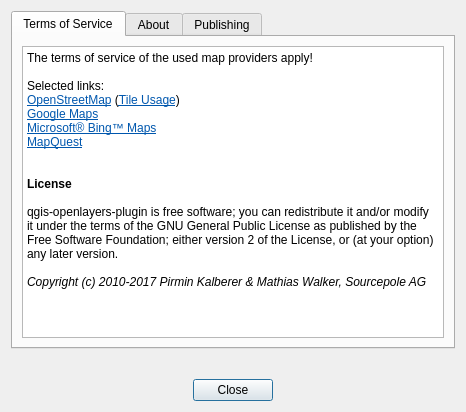
<?xml version="1.0" encoding="UTF-8"?>
<ui version="4.0">
 <class>dlgAbout</class>
 <widget class="QDialog" name="dlgAbout">
  <property name="geometry">
   <rect>
    <x>0</x>
    <y>0</y>
    <width>466</width>
    <height>412</height>
   </rect>
  </property>
  <property name="windowTitle">
   <string>About OpenLayers Plugin</string>
  </property>
  <layout class="QVBoxLayout" name="verticalLayout_3">
   <item>
    <widget class="QTabWidget" name="tabWidget">
     <property name="currentIndex">
      <number>0</number>
     </property>
     <widget class="QWidget" name="tab_terms">
      <attribute name="title">
       <string>Terms of Service</string>
      </attribute>
      <layout class="QVBoxLayout" name="verticalLayout_2">
       <item>
        <widget class="QTextBrowser" name="textBrowser">
         <property name="undoRedoEnabled">
          <bool>false</bool>
         </property>
         <property name="readOnly">
          <bool>true</bool>
         </property>
         <property name="html">
          <string>&lt;!DOCTYPE HTML PUBLIC &quot;-//W3C//DTD HTML 4.0//EN&quot; &quot;http://www.w3.org/TR/REC-html40/strict.dtd&quot;&gt;
&lt;html&gt;&lt;head&gt;&lt;meta name=&quot;qrichtext&quot; content=&quot;1&quot; /&gt;&lt;style type=&quot;text/css&quot;&gt;
p, li { white-space: pre-wrap; }
&lt;/style&gt;&lt;/head&gt;&lt;body style=&quot; font-family:'Ubuntu'; font-size:11pt; font-weight:400; font-style:normal;&quot;&gt;
&lt;p style=&quot; margin-top:0px; margin-bottom:0px; margin-left:0px; margin-right:0px; -qt-block-indent:0; text-indent:0px;&quot;&gt;&lt;span style=&quot; font-size:9pt;&quot;&gt;The terms of service of the used map providers apply!&lt;/span&gt;&lt;/p&gt;
&lt;p style=&quot;-qt-paragraph-type:empty; margin-top:0px; margin-bottom:0px; margin-left:0px; margin-right:0px; -qt-block-indent:0; text-indent:0px; font-size:9pt;&quot;&gt;&lt;br /&gt;&lt;/p&gt;
&lt;p style=&quot; margin-top:0px; margin-bottom:0px; margin-left:0px; margin-right:0px; -qt-block-indent:0; text-indent:0px;&quot;&gt;&lt;span style=&quot; font-size:9pt;&quot;&gt;Selected links:&lt;/span&gt;&lt;/p&gt;
&lt;p style=&quot; margin-top:0px; margin-bottom:0px; margin-left:0px; margin-right:0px; -qt-block-indent:0; text-indent:0px;&quot;&gt;&lt;a href=&quot;http://www.openstreetmap.org/copyright&quot;&gt;&lt;span style=&quot; font-size:9pt; text-decoration: underline; color:#0057ae;&quot;&gt;OpenStreetMap&lt;/span&gt;&lt;/a&gt;&lt;span style=&quot; font-size:9pt;&quot;&gt; (&lt;/span&gt;&lt;a href=&quot;https://operations.osmfoundation.org/policies/tiles/&quot;&gt;&lt;span style=&quot; font-size:9pt; text-decoration: underline; color:#0057ae;&quot;&gt;Tile Usage&lt;/span&gt;&lt;/a&gt;&lt;span style=&quot; font-size:9pt;&quot;&gt;)&lt;/span&gt;&lt;/p&gt;
&lt;p style=&quot; margin-top:0px; margin-bottom:0px; margin-left:0px; margin-right:0px; -qt-block-indent:0; text-indent:0px;&quot;&gt;&lt;a href=&quot;https://developers.google.com/maps/terms&quot;&gt;&lt;span style=&quot; font-size:9pt; text-decoration: underline; color:#0057ae;&quot;&gt;Google Maps&lt;/span&gt;&lt;/a&gt;&lt;/p&gt;
&lt;p style=&quot; margin-top:0px; margin-bottom:0px; margin-left:0px; margin-right:0px; -qt-block-indent:0; text-indent:0px;&quot;&gt;&lt;a href=&quot;http://www.microsoft.com/maps/product/terms.html&quot;&gt;&lt;span style=&quot; font-size:9pt; text-decoration: underline; color:#0057ae;&quot;&gt;Microsoft® Bing™ Maps&lt;/span&gt;&lt;/a&gt;&lt;/p&gt;
&lt;p style=&quot; margin-top:0px; margin-bottom:0px; margin-left:0px; margin-right:0px; -qt-block-indent:0; text-indent:0px;&quot;&gt;&lt;a href=&quot;http://developer.mapquest.com/web/info/terms-of-use&quot;&gt;&lt;span style=&quot; font-size:9pt; text-decoration: underline; color:#0057ae;&quot;&gt;MapQuest&lt;/span&gt;&lt;/a&gt;&lt;/p&gt;
&lt;p style=&quot;-qt-paragraph-type:empty; margin-top:0px; margin-bottom:0px; margin-left:0px; margin-right:0px; -qt-block-indent:0; text-indent:0px; font-size:9pt; text-decoration: underline; color:#0057ae;&quot;&gt;&lt;br /&gt;&lt;/p&gt;
&lt;p style=&quot;-qt-paragraph-type:empty; margin-top:0px; margin-bottom:0px; margin-left:0px; margin-right:0px; -qt-block-indent:0; text-indent:0px; font-size:9pt;&quot;&gt;&lt;br /&gt;&lt;/p&gt;
&lt;p style=&quot; margin-top:0px; margin-bottom:0px; margin-left:0px; margin-right:0px; -qt-block-indent:0; text-indent:0px;&quot;&gt;&lt;span style=&quot; font-size:9pt; font-weight:600;&quot;&gt;License&lt;/span&gt;&lt;/p&gt;
&lt;p style=&quot;-qt-paragraph-type:empty; margin-top:0px; margin-bottom:0px; margin-left:0px; margin-right:0px; -qt-block-indent:0; text-indent:0px; font-size:9pt; font-weight:600;&quot;&gt;&lt;br /&gt;&lt;/p&gt;
&lt;p style=&quot; margin-top:0px; margin-bottom:0px; margin-left:0px; margin-right:0px; -qt-block-indent:0; text-indent:0px;&quot;&gt;&lt;span style=&quot; font-size:9pt;&quot;&gt;qgis-openlayers-plugin is free software; you can redistribute it and/or modify it under the terms of the GNU General Public License as published by the Free Software Foundation; either version 2 of the License, or (at your option) any later version.&lt;/span&gt;&lt;/p&gt;
&lt;p style=&quot;-qt-paragraph-type:empty; margin-top:0px; margin-bottom:0px; margin-left:0px; margin-right:0px; -qt-block-indent:0; text-indent:0px; font-size:9pt;&quot;&gt;&lt;br /&gt;&lt;/p&gt;
&lt;p style=&quot; margin-top:0px; margin-bottom:0px; margin-left:0px; margin-right:0px; -qt-block-indent:0; text-indent:0px;&quot;&gt;&lt;span style=&quot; font-size:9pt; font-style:italic;&quot;&gt;Copyright (c) 2010-2017 Pirmin Kalberer &amp;amp; Mathias Walker, Sourcepole AG&lt;/span&gt;&lt;/p&gt;&lt;/body&gt;&lt;/html&gt;</string>
         </property>
         <property name="textInteractionFlags">
          <set>Qt::LinksAccessibleByMouse|Qt::TextSelectableByMouse</set>
         </property>
         <property name="openExternalLinks">
          <bool>true</bool>
         </property>
        </widget>
       </item>
      </layout>
     </widget>
     <widget class="QWidget" name="tab_about">
      <attribute name="title">
       <string>About</string>
      </attribute>
      <layout class="QVBoxLayout" name="verticalLayout_4">
       <item>
        <widget class="QTextBrowser" name="textBrowser_2">
         <property name="undoRedoEnabled">
          <bool>false</bool>
         </property>
         <property name="readOnly">
          <bool>true</bool>
         </property>
         <property name="html">
          <string>&lt;!DOCTYPE HTML PUBLIC &quot;-//W3C//DTD HTML 4.0//EN&quot; &quot;http://www.w3.org/TR/REC-html40/strict.dtd&quot;&gt;
&lt;html&gt;&lt;head&gt;&lt;meta name=&quot;qrichtext&quot; content=&quot;1&quot; /&gt;&lt;style type=&quot;text/css&quot;&gt;
p, li { white-space: pre-wrap; }
&lt;/style&gt;&lt;/head&gt;&lt;body style=&quot; font-family:'Ubuntu'; font-size:11pt; font-weight:400; font-style:normal;&quot;&gt;
&lt;p style=&quot; margin-top:0px; margin-bottom:0px; margin-left:0px; margin-right:0px; -qt-block-indent:0; text-indent:0px;&quot;&gt;&lt;span style=&quot; font-size:9pt; font-weight:600;&quot;&gt;Development/Support:&lt;/span&gt;&lt;/p&gt;
&lt;p style=&quot;-qt-paragraph-type:empty; margin-top:0px; margin-bottom:0px; margin-left:0px; margin-right:0px; -qt-block-indent:0; text-indent:0px; font-size:9pt;&quot;&gt;&lt;br /&gt;&lt;/p&gt;
&lt;p style=&quot; margin-top:0px; margin-bottom:0px; margin-left:0px; margin-right:0px; -qt-block-indent:0; text-indent:0px;&quot;&gt;&lt;span style=&quot; font-size:9pt;&quot;&gt;QGIS OpenLayers plugin is developed and maintained by&lt;/span&gt;&lt;/p&gt;
&lt;p style=&quot; margin-top:0px; margin-bottom:0px; margin-left:0px; margin-right:0px; -qt-block-indent:0; text-indent:0px;&quot;&gt;&lt;a href=&quot;https://twitter.com/PirminKalberer&quot;&gt;&lt;span style=&quot; font-size:9pt; text-decoration: underline; color:#0057ae;&quot;&gt;@PirminKalberer&lt;/span&gt;&lt;/a&gt;&lt;span style=&quot; font-size:9pt;&quot;&gt; &amp;amp; Mathias Walker, &lt;/span&gt;&lt;a href=&quot;http://sourcepole.com/&quot;&gt;&lt;span style=&quot; font-size:9pt; text-decoration: underline; color:#0057ae;&quot;&gt;Sourcepole&lt;/span&gt;&lt;/a&gt;&lt;span style=&quot; font-size:9pt;&quot;&gt;, Switzerland&lt;/span&gt;&lt;/p&gt;
&lt;p style=&quot;-qt-paragraph-type:empty; margin-top:0px; margin-bottom:0px; margin-left:0px; margin-right:0px; -qt-block-indent:0; text-indent:0px; font-size:9pt;&quot;&gt;&lt;br /&gt;&lt;/p&gt;
&lt;p style=&quot; margin-top:0px; margin-bottom:0px; margin-left:0px; margin-right:0px; -qt-block-indent:0; text-indent:0px;&quot;&gt;&lt;span style=&quot; font-size:9pt;&quot;&gt;Support is available as part of &lt;/span&gt;&lt;a href=&quot;http://qgisenterprise.com&quot;&gt;&lt;span style=&quot; font-size:9pt; text-decoration: underline; color:#0057ae;&quot;&gt;QGIS Enterprise&lt;/span&gt;&lt;/a&gt;&lt;/p&gt;
&lt;p style=&quot;-qt-paragraph-type:empty; margin-top:0px; margin-bottom:0px; margin-left:0px; margin-right:0px; -qt-block-indent:0; text-indent:0px; font-size:9pt;&quot;&gt;&lt;br /&gt;&lt;/p&gt;
&lt;p style=&quot;-qt-paragraph-type:empty; margin-top:0px; margin-bottom:0px; margin-left:0px; margin-right:0px; -qt-block-indent:0; text-indent:0px; font-size:9pt;&quot;&gt;&lt;br /&gt;&lt;/p&gt;
&lt;p style=&quot; margin-top:0px; margin-bottom:0px; margin-left:0px; margin-right:0px; -qt-block-indent:0; text-indent:0px;&quot;&gt;&lt;span style=&quot; font-size:9pt; font-weight:600;&quot;&gt;Contributions:&lt;/span&gt;&lt;/p&gt;
&lt;p style=&quot;-qt-paragraph-type:empty; margin-top:0px; margin-bottom:0px; margin-left:0px; margin-right:0px; -qt-block-indent:0; text-indent:0px; font-size:9pt;&quot;&gt;&lt;br /&gt;&lt;/p&gt;
&lt;p style=&quot; margin-top:0px; margin-bottom:0px; margin-left:0px; margin-right:0px; -qt-block-indent:0; text-indent:0px;&quot;&gt;&lt;span style=&quot; font-size:9pt;&quot;&gt;OpenLayers Overview by Luiz Motta&lt;/span&gt;&lt;/p&gt;
&lt;p style=&quot;-qt-paragraph-type:empty; margin-top:0px; margin-bottom:0px; margin-left:0px; margin-right:0px; -qt-block-indent:0; text-indent:0px; font-size:9pt;&quot;&gt;&lt;br /&gt;&lt;/p&gt;
&lt;p style=&quot; margin-top:0px; margin-bottom:0px; margin-left:0px; margin-right:0px; -qt-block-indent:0; text-indent:0px;&quot;&gt;&lt;span style=&quot; font-size:9pt;&quot;&gt;Other contributions by:&lt;/span&gt;&lt;/p&gt;
&lt;p style=&quot; margin-top:0px; margin-bottom:0px; margin-left:0px; margin-right:0px; -qt-block-indent:0; text-indent:0px;&quot;&gt;&lt;span style=&quot; font-size:9pt;&quot;&gt;-Etienne Tourigny&lt;/span&gt;&lt;/p&gt;
&lt;p style=&quot; margin-top:0px; margin-bottom:0px; margin-left:0px; margin-right:0px; -qt-block-indent:0; text-indent:0px;&quot;&gt;&lt;span style=&quot; font-size:9pt;&quot;&gt;-Minoru Akagi&lt;/span&gt;&lt;/p&gt;
&lt;p style=&quot; margin-top:0px; margin-bottom:0px; margin-left:0px; margin-right:0px; -qt-block-indent:0; text-indent:0px;&quot;&gt;&lt;span style=&quot; font-size:9pt;&quot;&gt;-Minpa Lee&lt;/span&gt;&lt;/p&gt;
&lt;p style=&quot; margin-top:0px; margin-bottom:0px; margin-left:0px; margin-right:0px; -qt-block-indent:0; text-indent:0px;&quot;&gt;&lt;span style=&quot; font-size:9pt;&quot;&gt;-Richard Duivenvoorde&lt;/span&gt;&lt;/p&gt;
&lt;p style=&quot; margin-top:0px; margin-bottom:0px; margin-left:0px; margin-right:0px; -qt-block-indent:0; text-indent:0px;&quot;&gt;&lt;span style=&quot; font-size:9pt;&quot;&gt;-Nathaniel V. Kelso&lt;/span&gt;&lt;/p&gt;
&lt;p style=&quot; margin-top:0px; margin-bottom:0px; margin-left:0px; margin-right:0px; -qt-block-indent:0; text-indent:0px;&quot;&gt;&lt;span style=&quot; font-size:9pt;&quot;&gt;-Salvatore Larosa&lt;/span&gt;&lt;/p&gt;
&lt;p style=&quot; margin-top:0px; margin-bottom:0px; margin-left:0px; margin-right:0px; -qt-block-indent:0; text-indent:0px;&quot;&gt;&lt;span style=&quot; font-size:9pt;&quot;&gt;-Jürgen E. Fischer&lt;/span&gt;&lt;/p&gt;
&lt;p style=&quot; margin-top:0px; margin-bottom:0px; margin-left:0px; margin-right:0px; -qt-block-indent:0; text-indent:0px;&quot;&gt;&lt;span style=&quot; font-size:9pt;&quot;&gt;-Fkili Mohamed&lt;/span&gt;&lt;/p&gt;
&lt;p style=&quot; margin-top:0px; margin-bottom:0px; margin-left:0px; margin-right:0px; -qt-block-indent:0; text-indent:0px;&quot;&gt;&lt;span style=&quot; font-size:9pt;&quot;&gt;-Morten Agerlin&lt;/span&gt;&lt;/p&gt;
&lt;p style=&quot; margin-top:0px; margin-bottom:0px; margin-left:0px; margin-right:0px; -qt-block-indent:0; text-indent:0px;&quot;&gt;&lt;span style=&quot; font-size:9pt;&quot;&gt;-Guilhem Vellut&lt;/span&gt;&lt;/p&gt;
&lt;p style=&quot; margin-top:0px; margin-bottom:0px; margin-left:0px; margin-right:0px; -qt-block-indent:0; text-indent:0px;&quot;&gt;&lt;span style=&quot; font-size:9pt;&quot;&gt;-Vivien Deparday&lt;/span&gt;&lt;/p&gt;
&lt;p style=&quot; margin-top:0px; margin-bottom:0px; margin-left:0px; margin-right:0px; -qt-block-indent:0; text-indent:0px;&quot;&gt;&lt;span style=&quot; font-size:9pt;&quot;&gt;-Marcelo Soares Souza&lt;/span&gt;&lt;/p&gt;
&lt;p style=&quot; margin-top:0px; margin-bottom:0px; margin-left:0px; margin-right:0px; -qt-block-indent:0; text-indent:0px;&quot;&gt;&lt;span style=&quot; font-size:9pt;&quot;&gt;-Gerald Rich&lt;/span&gt;&lt;/p&gt;
&lt;p style=&quot; margin-top:0px; margin-bottom:0px; margin-left:0px; margin-right:0px; -qt-block-indent:0; text-indent:0px;&quot;&gt;&lt;span style=&quot; font-size:9pt;&quot;&gt;-Henry Walshaw&lt;/span&gt;&lt;/p&gt;
&lt;p style=&quot;-qt-paragraph-type:empty; margin-top:0px; margin-bottom:0px; margin-left:0px; margin-right:0px; -qt-block-indent:0; text-indent:0px; font-size:9pt;&quot;&gt;&lt;br /&gt;&lt;/p&gt;
&lt;p style=&quot; margin-top:0px; margin-bottom:0px; margin-left:0px; margin-right:0px; -qt-block-indent:0; text-indent:0px;&quot;&gt;&lt;span style=&quot; font-size:9pt; font-weight:600;&quot;&gt;Sponsors:&lt;/span&gt;&lt;/p&gt;
&lt;p style=&quot;-qt-paragraph-type:empty; margin-top:0px; margin-bottom:0px; margin-left:0px; margin-right:0px; -qt-block-indent:0; text-indent:0px; font-size:9pt; font-weight:600;&quot;&gt;&lt;br /&gt;&lt;/p&gt;
&lt;p style=&quot; margin-top:0px; margin-bottom:0px; margin-left:0px; margin-right:0px; -qt-block-indent:0; text-indent:0px;&quot;&gt;&lt;span style=&quot; font-size:9pt;&quot;&gt;-BLS Netz AG&lt;/span&gt;&lt;/p&gt;
&lt;p style=&quot; margin-top:0px; margin-bottom:0px; margin-left:0px; margin-right:0px; -qt-block-indent:0; text-indent:0px;&quot;&gt;&lt;span style=&quot; font-size:9pt;&quot;&gt;-Cooperativa Colonizadora Multiactiva Fernheim Ltda.&lt;/span&gt;&lt;/p&gt;&lt;/body&gt;&lt;/html&gt;</string>
         </property>
         <property name="textInteractionFlags">
          <set>Qt::LinksAccessibleByMouse|Qt::TextSelectableByMouse</set>
         </property>
         <property name="openExternalLinks">
          <bool>true</bool>
         </property>
        </widget>
       </item>
      </layout>
     </widget>
     <widget class="QWidget" name="tab_publishing">
      <attribute name="title">
       <string>Publishing</string>
      </attribute>
      <layout class="QVBoxLayout" name="verticalLayout_5">
       <item>
        <widget class="QLabel" name="logo">
         <property name="autoFillBackground">
          <bool>false</bool>
         </property>
         <property name="pixmap">
          <pixmap resource="resources.qrc">:/plugins/openlayers/qgiscloud.png</pixmap>
         </property>
         <property name="scaledContents">
          <bool>false</bool>
         </property>
         <property name="alignment">
          <set>Qt::AlignCenter</set>
         </property>
        </widget>
       </item>
       <item>
        <widget class="QTextBrowser" name="textBrowser">
         <property name="acceptDrops">
          <bool>false</bool>
         </property>
         <property name="readOnly">
          <bool>true</bool>
         </property>
         <property name="html">
          <string>&lt;!DOCTYPE HTML PUBLIC &quot;-//W3C//DTD HTML 4.0//EN&quot; &quot;http://www.w3.org/TR/REC-html40/strict.dtd&quot;&gt;
&lt;html&gt;&lt;head&gt;&lt;meta name=&quot;qrichtext&quot; content=&quot;1&quot; /&gt;&lt;style type=&quot;text/css&quot;&gt;
p, li { white-space: pre-wrap; }
&lt;/style&gt;&lt;/head&gt;&lt;body style=&quot; font-family:'Ubuntu'; font-size:11pt; font-weight:400; font-style:normal;&quot;&gt;
&lt;p align=&quot;center&quot; style=&quot;-qt-paragraph-type:empty; margin-top:0px; margin-bottom:0px; margin-left:0px; margin-right:0px; -qt-block-indent:0; text-indent:0px;&quot;&gt;&lt;br /&gt;&lt;/p&gt;
&lt;p align=&quot;center&quot; style=&quot; margin-top:0px; margin-bottom:0px; margin-left:0px; margin-right:0px; -qt-block-indent:0; text-indent:0px;&quot;&gt;&lt;span style=&quot; font-family:'Noto Sans';&quot;&gt;Want to publish this map to the Web?&lt;/span&gt;&lt;/p&gt;
&lt;p align=&quot;center&quot; style=&quot;-qt-paragraph-type:empty; margin-top:0px; margin-bottom:0px; margin-left:0px; margin-right:0px; -qt-block-indent:0; text-indent:0px; font-family:'Noto Sans';&quot;&gt;&lt;br /&gt;&lt;/p&gt;
&lt;p align=&quot;center&quot; style=&quot; margin-top:0px; margin-bottom:0px; margin-left:0px; margin-right:0px; -qt-block-indent:0; text-indent:0px;&quot;&gt;&lt;span style=&quot; font-family:'Noto Sans';&quot;&gt;Install the QGIS Cloud plugin and publish your map &lt;/span&gt;&lt;/p&gt;
&lt;p align=&quot;center&quot; style=&quot; margin-top:0px; margin-bottom:0px; margin-left:0px; margin-right:0px; -qt-block-indent:0; text-indent:0px;&quot;&gt;&lt;span style=&quot; font-family:'Noto Sans';&quot;&gt;on &lt;/span&gt;&lt;a href=&quot;https://qgiscloud.com/?ol&quot;&gt;&lt;span style=&quot; font-family:'Noto Sans'; text-decoration: underline; color:#2980b9;&quot;&gt;QGIS Cloud &lt;/span&gt;&lt;/a&gt;&lt;span style=&quot; font-family:'Noto Sans';&quot;&gt;with a few mouse clicks!&lt;/span&gt;&lt;/p&gt;&lt;/body&gt;&lt;/html&gt;</string>
         </property>
         <property name="textInteractionFlags">
          <set>Qt::TextBrowserInteraction</set>
         </property>
         <property name="openExternalLinks">
          <bool>true</bool>
         </property>
        </widget>
       </item>
      </layout>
     </widget>
    </widget>
   </item>
   <item>
    <widget class="QWidget" name="widget" native="true">
     <property name="minimumSize">
      <size>
       <width>0</width>
       <height>0</height>
      </size>
     </property>
     <property name="maximumSize">
      <size>
       <width>180</width>
       <height>16777215</height>
      </size>
     </property>
     <layout class="QVBoxLayout" name="verticalLayout"/>
    </widget>
   </item>
   <item>
    <widget class="QDialogButtonBox" name="buttonBox">
     <property name="orientation">
      <enum>Qt::Horizontal</enum>
     </property>
     <property name="standardButtons">
      <set>QDialogButtonBox::Close</set>
     </property>
     <property name="centerButtons">
      <bool>true</bool>
     </property>
    </widget>
   </item>
  </layout>
  <zorder>widget</zorder>
  <zorder>tabWidget</zorder>
  <zorder>buttonBox</zorder>
 </widget>
 <resources>
  <include location="resources.qrc"/>
 </resources>
 <connections>
  <connection>
   <sender>buttonBox</sender>
   <signal>accepted()</signal>
   <receiver>dlgAbout</receiver>
   <slot>accept()</slot>
   <hints>
    <hint type="sourcelabel">
     <x>248</x>
     <y>254</y>
    </hint>
    <hint type="destinationlabel">
     <x>157</x>
     <y>274</y>
    </hint>
   </hints>
  </connection>
  <connection>
   <sender>buttonBox</sender>
   <signal>rejected()</signal>
   <receiver>dlgAbout</receiver>
   <slot>reject()</slot>
   <hints>
    <hint type="sourcelabel">
     <x>316</x>
     <y>260</y>
    </hint>
    <hint type="destinationlabel">
     <x>286</x>
     <y>274</y>
    </hint>
   </hints>
  </connection>
 </connections>
</ui>
